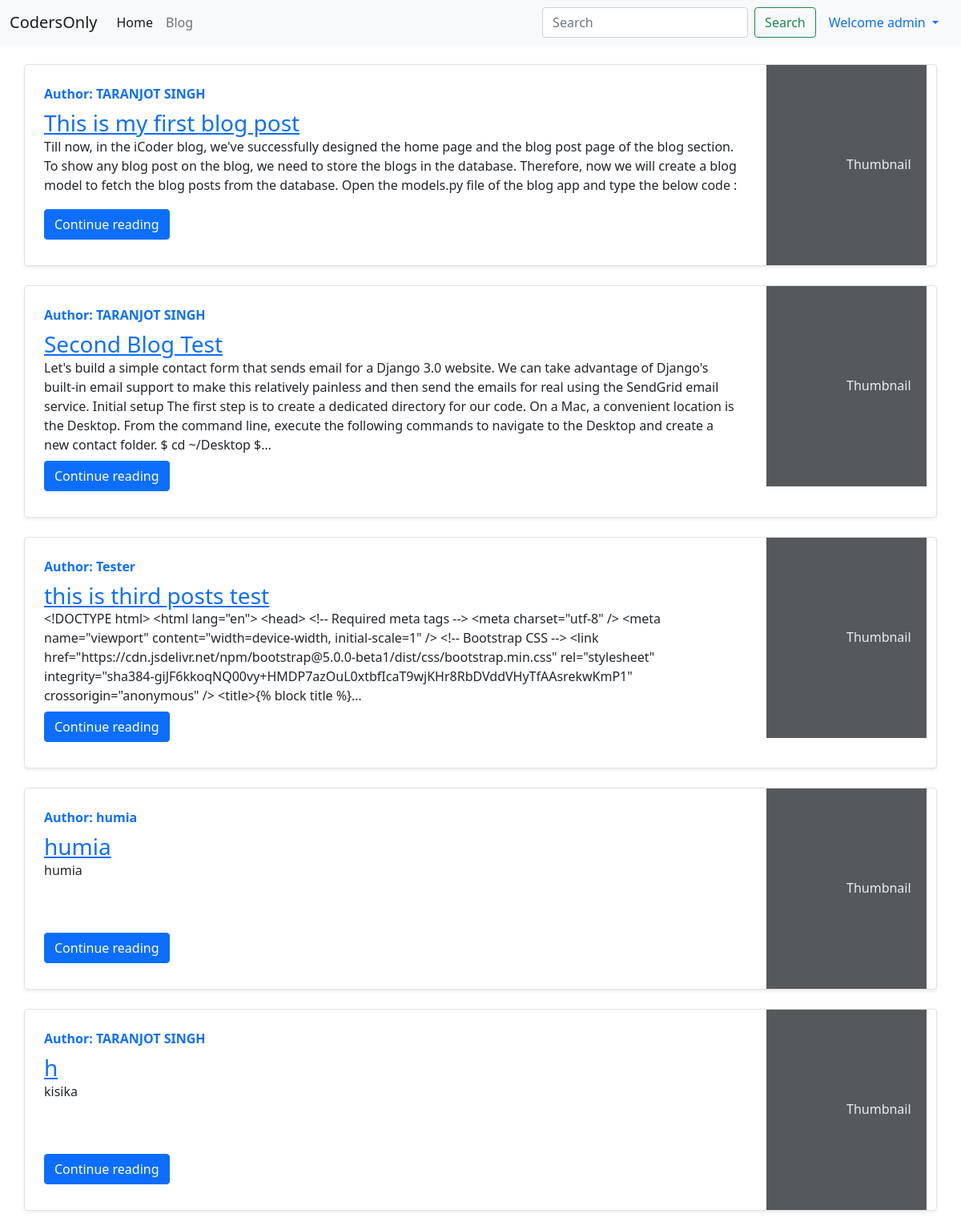
Page /blog/ (signed in) on the committed database.
### codersonly/models.py (models this page shows)
class blogPost(models.Model):
    sno = models.AutoField(primary_key=True)
    title = models.CharField(max_length=255)
    content = models.TextField()
    author = models.CharField(max_length=255)
    timestamp = models.DateTimeField(auto_now_add=True)
    slug = models.CharField(max_length=20)

### codersonly/views.py (the view)
# urls.py: path('', views.home, name='Bloghome'),
def home(request):
    allpsots = blogPost.objects.all()
    context = {'allposts': allpsots}
    return render(request, 'codersonly/bloghome.html', context)

### codersonly/templates/codersonly/bloghome.html (shortened to what this page needs)
{% extends 'home/base.html' %} {% block title %} BlogHome {% endblock title %}
{% block body %} {% for posts in allposts %}
<div class="container">
  <div
    class="row no-gutters border rounded overflow-hidden flex-md-row mb-4 shadow-sm h-md-250 my-4 position-relative"
  >
    <div class="col p-4 d-flex flex-column position-static">
      <strong class="d-inline-block mb-2 text-primary"
        >Author: {{posts.author}}</strong
      >
      <h3 class="mb-0"><a href="/blog/{{posts.slug}}">{{posts.title}}</a></h3>
      <p class="card-text mb-auto">{{posts.content|truncatechars:500}}</p>
      <div class="my-2">
        <a href="/blog/{{posts.slug}}" role="button" class="btn btn-primary"
          >Continue reading</a
        >
      </div>
    </div>
    <div class="col-auto d-none d-lg-block">
      <svg
        class="bd-placeholder-img"
        width="200"
        height="250"
        xmlns="http://www.w3.org/2000/svg"
        preserveAspectRatio="xMidYMid slice"
        focusable="false"
        role="img"
        aria-label="Placeholder: Thumbnail"
      >
        <text x="50%" y="50%" fill="#eceeef" dy=".3em">Thumbnail</text>
      </svg>
    </div>
  </div>
</div>
{% endfor %} {% endblock %}

### home/templates/home/base.html (shortened to what this page needs)
<!DOCTYPE html>
<html lang="en">
  <head>
    <link
      href="https://cdn.jsdelivr.net/npm/bootstrap@5.0.0-beta1/dist/css/bootstrap.min.css"
      rel="stylesheet"
    />
  </head>
  <body>
    <nav class="navbar navbar-expand-lg navbar-light bg-light">
      <div class="container-fluid">
        <a class="navbar-brand" href="#">CodersOnly</a>
        <div class="collapse navbar-collapse" id="navbarSupportedContent">
          <ul class="navbar-nav me-auto mb-2 mb-lg-0">
            <li class="nav-item">
              <a
                class="nav-link active"
                aria-current="page"
                href="{% url 'home' %}"
                >Home</a
              >
            </li>
            <li class="nav-item">
              <a class="nav-link" href="{% url 'Bloghome' %}">Blog</a>
            </li>
          </ul>
          <form class="d-flex" method="GET" action="{% url 'search' %}">
            <input
              name="query"
              class="form-control me-2"
              type="search"
              placeholder="Search"
              aria-label="Search"
            />
            <button class="btn btn-outline-success" type="submit">
              Search
            </button>
          </form>
          {% if user.is_authenticated %}
                      <li class="nav-item dropdown">
                <a
                  class="nav-link dropdown-toggle"
                  href="#"
                  id="navbarDropdown"
                  role="button"
                  data-bs-toggle="dropdown"
                  aria-expanded="false"
                >
                  Welcome {{request.user}}
                </a>
              </li>
    {% endif %}
        </div>
        </div>
    </nav>
    {% block body %}{% endblock body %}
  </body>
</html>

### home/templates/home/base.html (style rules this page uses)
li { list-style: none; }

### rows in the picture
blogPost: author "TARANJOT SINGH", title "This is my first blog post", content "Till now, in the iCoder blog, we've successfully designed the home page and the blog post page of the blog section. To show any blog post on the blog, we need to store the blogs in the database. Therefore, now we will create a blog model to fetch the blog posts from the database. Open the models.py file of the blog app and type the below code :"
blogPost: author "TARANJOT SINGH", title "Second Blog Test", content "Let's build a simple contact form that sends email for a Django 3.0 website. We can take advantage of Django's built-in email support to make this relatively painless and then send the emails for real using the SendGrid email service. Initial setup The first step is to create a dedicated directory for our code. On a Mac, a convenient location is the Desktop. From the command line, execute the following commands to navigate to the Desktop and create a new contact folder. $ cd ~/Desktop $…"
blogPost: author "Tester", title "this is third posts test", content "<!DOCTYPE html> <html lang=\"en\"> <head> <!-- Required meta tags --> <meta charset=\"utf-8\" /> <meta name=\"viewport\" content=\"width=device-width, initial-scale=1\" /> <!-- Bootstrap CSS --> <link href=\"https://cdn.jsdelivr.net/npm/bootstrap@5.0.0-beta1/dist/css/bootstrap.min.css\" rel=\"stylesheet\" integrity=\"sha384-giJF6kkoqNQ00vy+HMDP7azOuL0xtbfIcaT9wjKHr8RbDVddVHyTfAAsrekwKmP1\" crossorigin=\"anonymous\" /> <title>{% block title %}…"
blogPost: author "humia", title "humia", content "humia"
blogPost: author "TARANJOT SINGH", title "h", content "kisika"

### other values in the picture
{{ request.user }} "admin"
